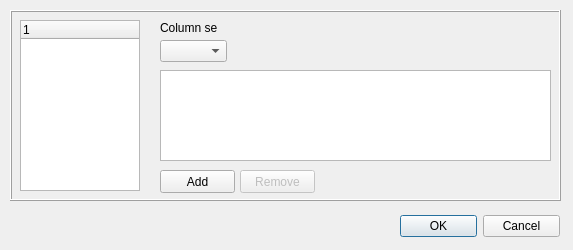
<ui version="4.0" >
 <class>qdOptions</class>
 <widget class="QDialog" name="qdOptions" >
  <property name="geometry" >
   <rect>
    <x>0</x>
    <y>0</y>
    <width>573</width>
    <height>250</height>
   </rect>
  </property>
  <property name="windowTitle" >
   <string>Options</string>
  </property>
  <widget class="QFrame" name="frame" >
   <property name="geometry" >
    <rect>
     <x>10</x>
     <y>10</y>
     <width>551</width>
     <height>191</height>
    </rect>
   </property>
   <property name="frameShape" >
    <enum>QFrame::Box</enum>
   </property>
   <property name="frameShadow" >
    <enum>QFrame::Raised</enum>
   </property>
   <widget class="QTreeWidget" name="qtwChoices" >
    <property name="geometry" >
     <rect>
      <x>10</x>
      <y>10</y>
      <width>120</width>
      <height>171</height>
     </rect>
    </property>
   </widget>
   <widget class="QStackedWidget" name="qswChoices" >
    <property name="geometry" >
     <rect>
      <x>140</x>
      <y>0</y>
      <width>401</width>
      <height>191</height>
     </rect>
    </property>
    <property name="currentIndex" >
     <number>1</number>
    </property>
    <widget class="QWidget" name="page_4" />
    <widget class="QWidget" name="page_3" >
     <widget class="QLabel" name="label" >
      <property name="geometry" >
       <rect>
        <x>10</x>
        <y>10</y>
        <width>57</width>
        <height>16</height>
       </rect>
      </property>
      <property name="text" >
       <string>Column set:</string>
      </property>
     </widget>
     <widget class="QComboBox" name="qcbColumnSet" >
      <property name="geometry" >
       <rect>
        <x>10</x>
        <y>30</y>
        <width>67</width>
        <height>22</height>
       </rect>
      </property>
     </widget>
     <widget class="QTableWidget" name="qtwColumns" >
      <property name="geometry" >
       <rect>
        <x>10</x>
        <y>60</y>
        <width>391</width>
        <height>91</height>
       </rect>
      </property>
      <property name="showGrid" >
       <bool>false</bool>
      </property>
     </widget>
     <widget class="QPushButton" name="qpbColumnAdd" >
      <property name="geometry" >
       <rect>
        <x>10</x>
        <y>160</y>
        <width>75</width>
        <height>23</height>
       </rect>
      </property>
      <property name="text" >
       <string>Add</string>
      </property>
     </widget>
     <widget class="QPushButton" name="qpbColumnRemove" >
      <property name="enabled" >
       <bool>false</bool>
      </property>
      <property name="geometry" >
       <rect>
        <x>90</x>
        <y>160</y>
        <width>75</width>
        <height>23</height>
       </rect>
      </property>
      <property name="text" >
       <string>Remove</string>
      </property>
     </widget>
    </widget>
    <widget class="QWidget" name="page_2" />
    <widget class="QWidget" name="page" >
     <widget class="QPushButton" name="qpbRemoveContentPlugin" >
      <property name="enabled" >
       <bool>false</bool>
      </property>
      <property name="geometry" >
       <rect>
        <x>320</x>
        <y>120</y>
        <width>75</width>
        <height>23</height>
       </rect>
      </property>
      <property name="text" >
       <string>Remove</string>
      </property>
     </widget>
     <widget class="QPushButton" name="qpbAddContentPlugin" >
      <property name="geometry" >
       <rect>
        <x>240</x>
        <y>120</y>
        <width>75</width>
        <height>23</height>
       </rect>
      </property>
      <property name="text" >
       <string>Add</string>
      </property>
     </widget>
     <widget class="QTreeWidget" name="qtwContentPlugins" >
      <property name="geometry" >
       <rect>
        <x>0</x>
        <y>10</y>
        <width>401</width>
        <height>101</height>
       </rect>
      </property>
      <property name="rootIsDecorated" >
       <bool>false</bool>
      </property>
     </widget>
    </widget>
   </widget>
  </widget>
  <widget class="QDialogButtonBox" name="qdbbRespond" >
   <property name="geometry" >
    <rect>
     <x>400</x>
     <y>210</y>
     <width>160</width>
     <height>32</height>
    </rect>
   </property>
   <property name="orientation" >
    <enum>Qt::Horizontal</enum>
   </property>
   <property name="standardButtons" >
    <set>QDialogButtonBox::Cancel|QDialogButtonBox::NoButton|QDialogButtonBox::Ok</set>
   </property>
  </widget>
 </widget>
 <resources/>
 <connections>
  <connection>
   <sender>qdbbRespond</sender>
   <signal>rejected()</signal>
   <receiver>qdOptions</receiver>
   <slot>reject()</slot>
   <hints>
    <hint type="sourcelabel" >
     <x>316</x>
     <y>260</y>
    </hint>
    <hint type="destinationlabel" >
     <x>286</x>
     <y>274</y>
    </hint>
   </hints>
  </connection>
 </connections>
</ui>
